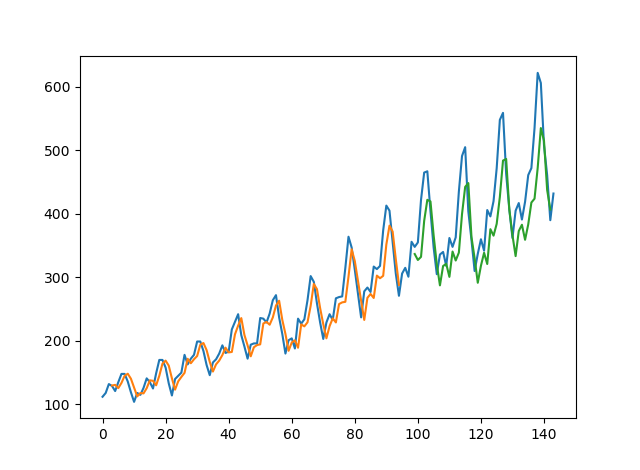

This chart was generated by the following Python code:
'''
https://machinelearningmastery.com/time-series-prediction-lstm-recurrent-neural-networks-python-keras/
'''
# LSTM for international airline passengers problem with time step regression framing
import numpy
import matplotlib.pyplot as plt
from pandas import read_csv
import math
from keras.models import Sequential
from keras.layers import Dense
from keras.layers import LSTM
from sklearn.preprocessing import MinMaxScaler
from sklearn.metrics import mean_squared_error
# convert an array of values into a dataset matrix
def create_dataset(dataset, look_back=1):
	dataX, dataY = [], []
	for i in range(len(dataset)-look_back-1):
		a = dataset[i:(i+look_back), 0]
		dataX.append(a)
		dataY.append(dataset[i + look_back, 0])
	return numpy.array(dataX), numpy.array(dataY)
# fix random seed for reproducibility
numpy.random.seed(7)
# load the dataset
dataframe = read_csv('international-airline-passengers.csv', usecols=[1], engine='python', skipfooter=3)
dataset = dataframe.values
dataset = dataset.astype('float32')
# normalize the dataset
scaler = MinMaxScaler(feature_range=(0, 1))
dataset = scaler.fit_transform(dataset)
# split into train and test sets
train_size = int(len(dataset) * 0.67)
test_size = len(dataset) - train_size
train, test = dataset[0:train_size,:], dataset[train_size:len(dataset),:]
# reshape into X=t and Y=t+1
look_back = 3
trainX, trainY = create_dataset(train, look_back)
testX, testY = create_dataset(test, look_back)
# reshape input to be [samples, time steps, features]
trainX = numpy.reshape(trainX, (trainX.shape[0], trainX.shape[1], 1))
testX = numpy.reshape(testX, (testX.shape[0], testX.shape[1], 1))
# create and fit the LSTM network
model = Sequential()
model.add(LSTM(4, input_shape=(look_back, 1)))
model.add(Dense(1))
model.compile(loss='mean_squared_error', optimizer='adam')
model.fit(trainX, trainY, epochs=100, batch_size=1, verbose=2)
# make predictions
trainPredict = model.predict(trainX)
testPredict = model.predict(testX)
# invert predictions
trainPredict = scaler.inverse_transform(trainPredict)
trainY = scaler.inverse_transform([trainY])
testPredict = scaler.inverse_transform(testPredict)
testY = scaler.inverse_transform([testY])
# calculate root mean squared error
trainScore = math.sqrt(mean_squared_error(trainY[0], trainPredict[:,0]))
print('Train Score: %.2f RMSE' % (trainScore))
testScore = math.sqrt(mean_squared_error(testY[0], testPredict[:,0]))
print('Test Score: %.2f RMSE' % (testScore))
# shift train predictions for plotting
trainPredictPlot = numpy.empty_like(dataset)
trainPredictPlot[:, :] = numpy.nan
trainPredictPlot[look_back:len(trainPredict)+look_back, :] = trainPredict
# shift test predictions for plotting
testPredictPlot = numpy.empty_like(dataset)
testPredictPlot[:, :] = numpy.nan
testPredictPlot[len(trainPredict)+(look_back*2)+1:len(dataset)-1, :] = testPredict
# plot baseline and predictions
plt.plot(scaler.inverse_transform(dataset))
plt.plot(trainPredictPlot)
plt.plot(testPredictPlot)
plt.show()
